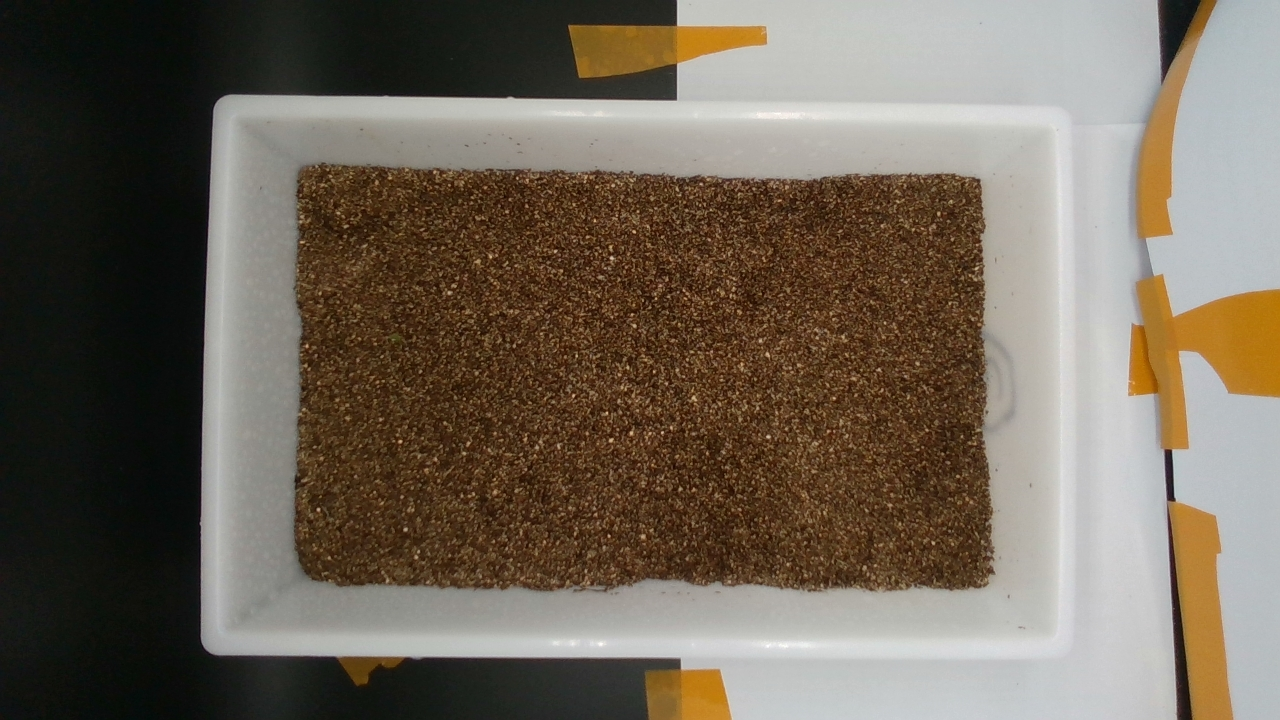
#> input picture sample_day1_soil.jpeg, 1280 x 720 px
$ python soil_capture_Canny.py
#> lines starting #> are read from the running program, lines starting #| are printed output that depends on the picture; after the words box and inside, x2 and y2 are one past the last pixel; in counts of white or black regions, pixels touching at a corner belong together
import numpy as np
from scipy import signal, misc, ndimage
from skimage import filters, feature, img_as_float
from skimage.io import imread
from skimage.color import rgb2gray
from PIL import Image, ImageFilter
import matplotlib.pylab as pylab
import matplotlib.pyplot as plt
from scipy.ndimage.morphology import binary_fill_holes


IMAGE_SOIL = 'sample_day1_soil.jpeg'
IMAGE_SOIL_SPROUTED = 'sample.jpeg'
IMAGE_SAND = 'sample_sand.jpeg'
im_original = imread(IMAGE_SOIL)
#> im_original is the input picture: shape (720, 1280, 3); mean R, G, B 112, 101.8, 88.7
im = rgb2gray(im_original)
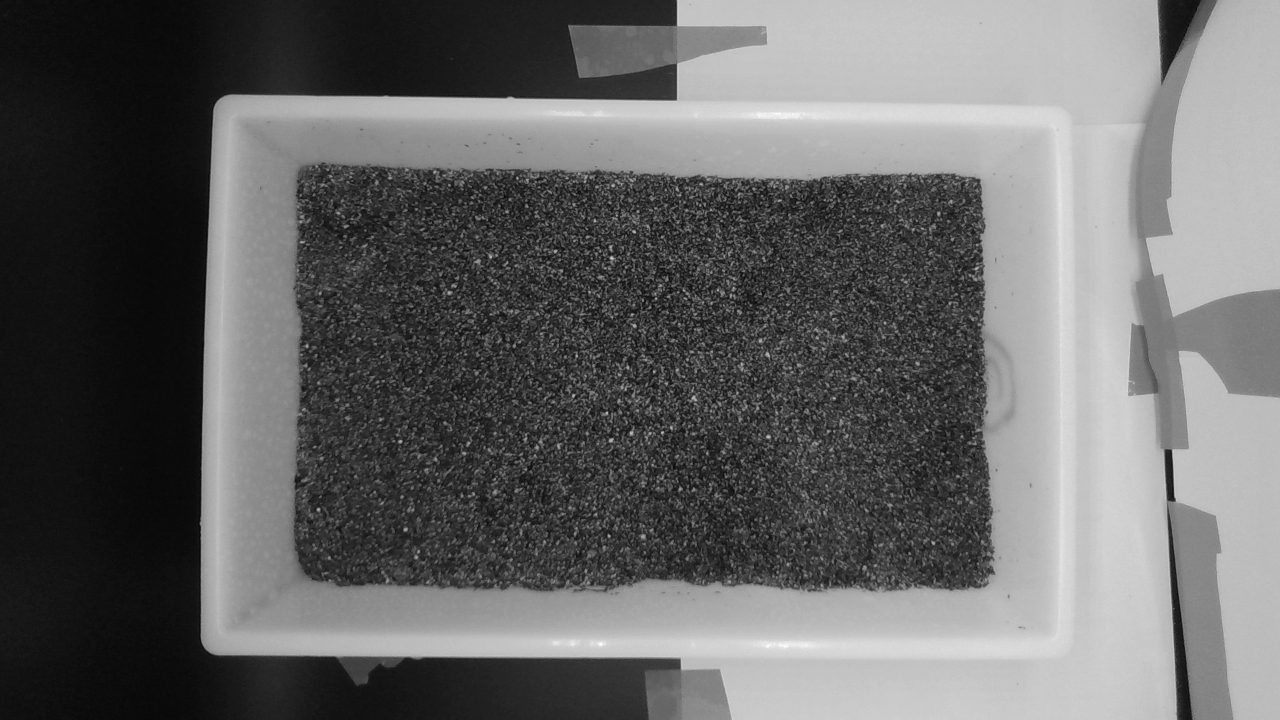
#> im: shape (720, 1280) float64; min 0.0218, max 0.996, mean 0.404
height, width = im.shape[:2]  # height is row and width is column
#> height = 720; width = 1280
mask = np.empty([height, width], dtype=bool)
for i in range(height):
    for j in range(width):
        if 140 <= i <= 600 and 282 <= j <= 1000:
            mask[i, j] = True
        else:
            mask[i, j] = False
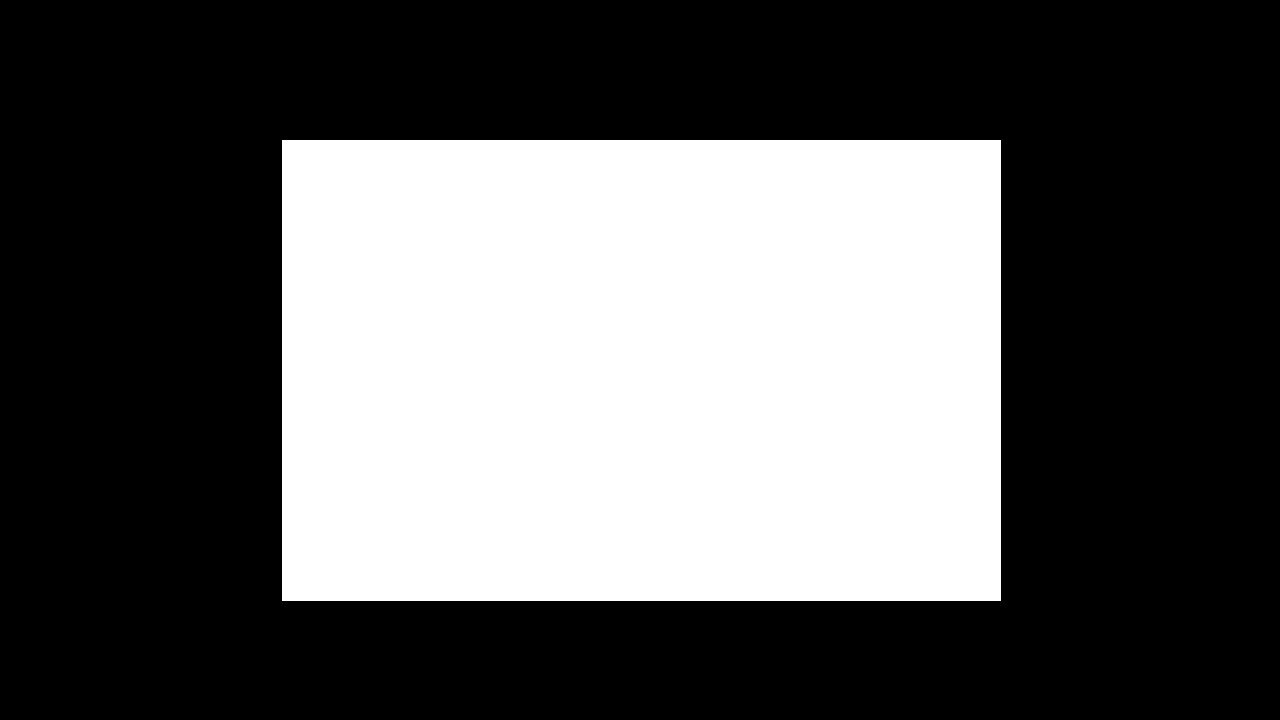
#> mask: shape (720, 1280) bool; 36% white; 1 white region, box (x1, y1, x2, y2) and area: (282, 140, 1001, 601) 331459

im_gsm = ndimage.gaussian_filter(im, 5)
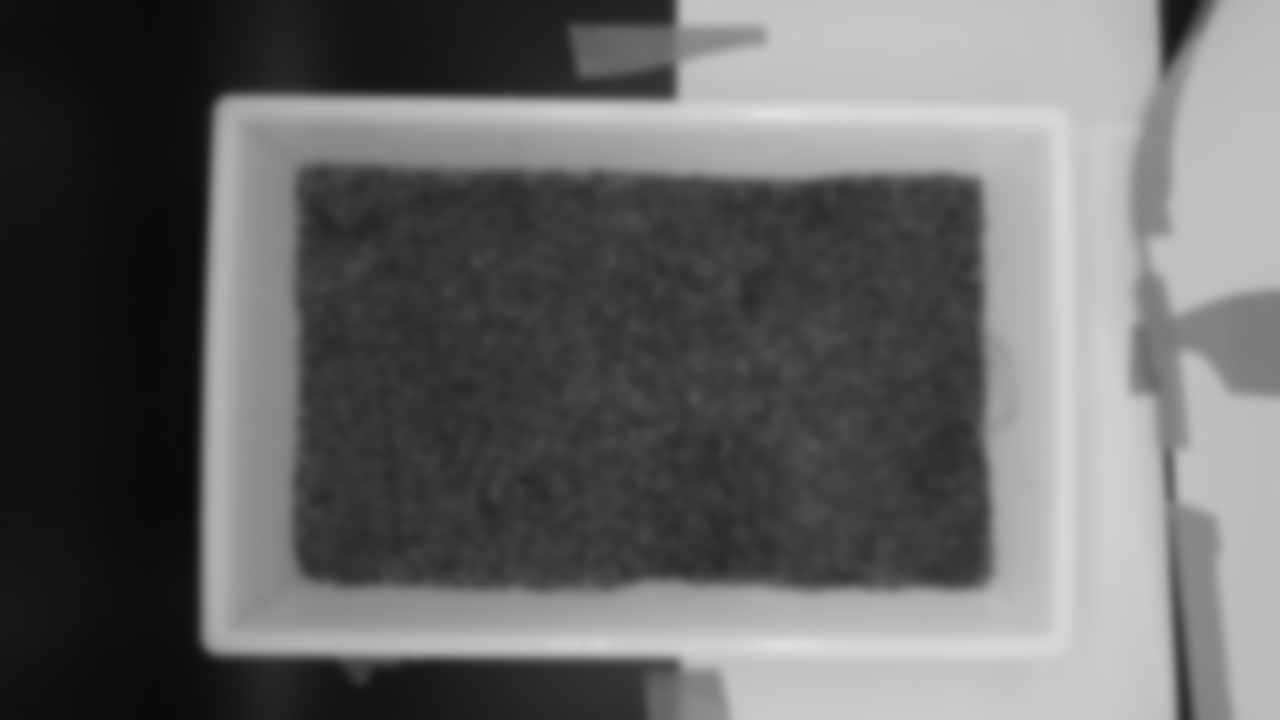
#> im_gsm: shape (720, 1280) float64; min 0.0383, max 0.88, mean 0.404
# im_gsm += 0.05 * np.random.random(im_gsm.shape)
edges1 = feature.canny(im, sigma=4, mask=mask)
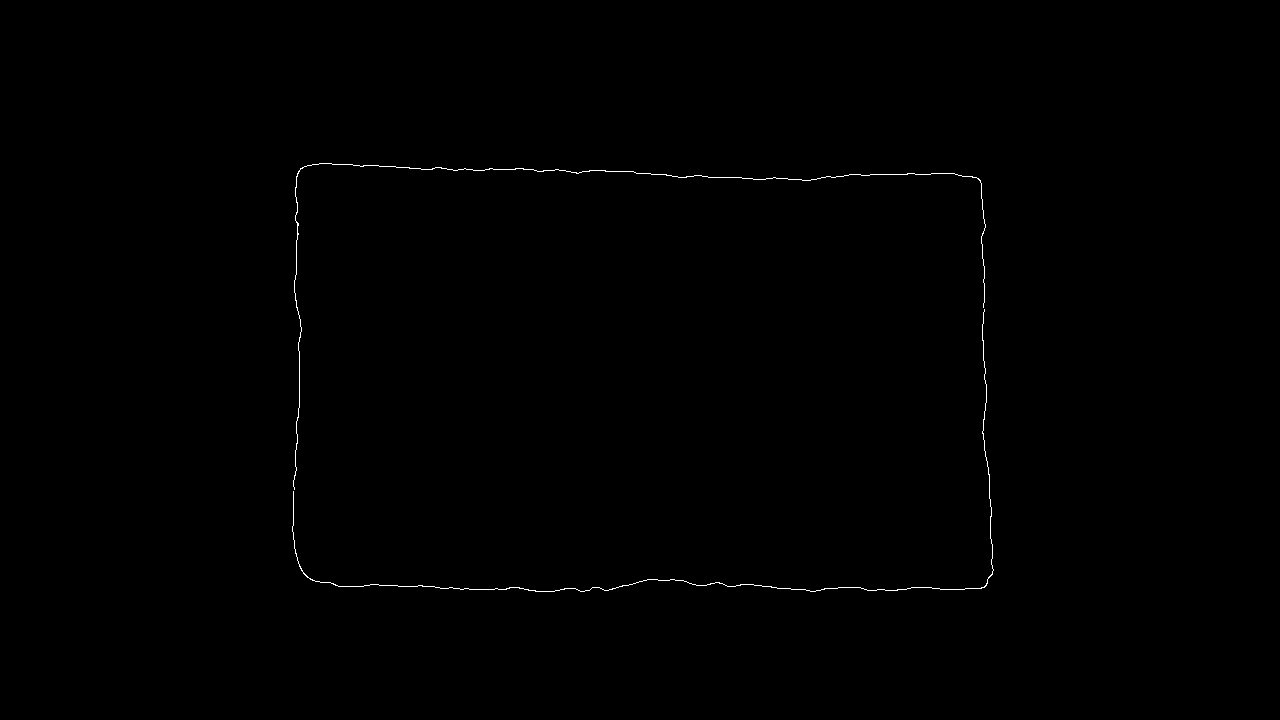
#> edges1: shape (720, 1280) bool; 0.24% white in thin lines or dots, all inside (x1, y1, x2, y2) = (292, 163, 994, 592)
filled_edges1 = binary_fill_holes(edges1)


res = im_original.copy()
for i in range(height):
    for j in range(width):
        if filled_edges1[i, j] == 0:
            res[i, j, :] = 0
        else:
            pass


fig, ax0 = pylab.subplots(1, 1)
ax0.imshow(im_original)
fig, ax1 = pylab.subplots(1, 1)
ax1.imshow(im_gsm, cmap=pylab.cm.gray)
fig, ax2 = pylab.subplots(1, 1)
ax2.imshow(edges1, cmap=pylab.cm.gray)
ax2.set_title('edges1', fontsize=10)
fig, ax3 = pylab.subplots(1, 1)
ax3.imshow(filled_edges1, cmap=pylab.cm.gray)
ax3.set_title('filled edge', fontsize=10)
fig, ax4 = pylab.subplots(1, 1)
ax4.imshow(res)
pylab.show()
